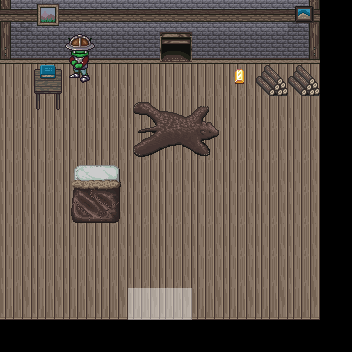

This is a level from a 2D game, rendered from its Tiled map with the project's own tilesets. A one-line summary and the complete map file follow:
An orthogonal 11x11 tile map with 32x32 px tiles, 6 tile layers (1, 2, 3, 4, ...).

<map version="1.0" tiledversion="1.1.0" orientation="orthogonal" renderorder="right-down" width="11" height="11" tilewidth="32" tileheight="32" infinite="0" nextobjectid="1">
 <tileset firstgid="1" source="rpg.tsx" />
 <layer name="1" width="11" height="11">
  <data encoding="csv">
6019,6019,6019,6019,6019,6019,6019,6019,6019,6019,0,
6019,6019,6019,6019,6019,6019,6019,6019,6019,6019,0,
6019,6019,6019,6019,6019,6019,6019,6019,6019,6019,0,
6019,6019,6019,6019,6019,6019,6019,6019,6019,6019,0,
6019,6019,6019,6019,6019,6019,6019,6019,6019,6019,0,
6019,6019,6019,6019,6019,6019,6019,6019,6019,6019,0,
6019,6019,6019,6019,6019,6019,6019,6019,6019,6019,0,
6019,6019,6019,6019,6019,6019,6019,6019,6019,6019,0,
6019,6019,6019,6019,6019,6019,6019,6019,6019,6019,0,
6147,6147,6147,6147,6147,6147,6147,6147,6147,6147,0,
0,0,0,0,0,0,0,0,0,0,0
</data>
 </layer>
 <layer name="2" width="11" height="11">
  <data encoding="csv">
0,0,0,0,0,0,0,0,0,0,0,
0,0,0,7182,0,0,0,0,0,0,0,
0,0,0,0,0,0,0,0,0,0,0,
0,0,0,0,6030,6031,6032,0,0,0,0,
0,0,0,0,6158,6159,6160,0,0,0,0,
0,0,0,0,0,0,0,0,0,0,0,
0,0,0,0,0,0,0,0,0,0,0,
0,0,0,0,0,0,3661,0,0,0,0,
0,0,0,0,0,0,0,0,0,0,0,
0,0,0,0,3788,3788,0,0,0,0,0,
0,0,0,0,0,0,0,0,0,0,0
</data>
 </layer>
 <layer name="3" width="11" height="11">
  <data encoding="csv">
5767,4355,4355,4355,4355,4355,4355,4355,4355,5896,0,
5895,5761,5761,5761,5761,5761,5761,5761,5761,6024,6788,
5293,0,0,0,0,0,0,0,0,0,6788,
5293,0,0,0,0,0,0,0,0,6788,6788,
5293,0,0,0,0,0,0,0,0,6788,6788,
5293,0,6669,6670,0,0,0,0,0,6788,6788,
5293,0,6797,6798,0,0,0,0,0,6788,6788,
5293,0,0,0,0,0,0,0,0,6788,6788,
5293,0,0,0,0,0,0,0,0,6788,6788,
5293,5293,5293,5293,0,0,5293,5293,5293,6788,6788,
6788,6788,6788,6788,6788,6788,6788,6788,6788,6788,6788
</data>
 </layer>
 <layer name="4" width="11" height="11">
  <data encoding="csv">
0,0,0,0,0,0,0,0,0,0,0,
0,0,89,0,0,0,0,0,0,0,0,
0,0,217,0,0,0,0,0,5902,5902,0,
0,0,0,0,0,0,0,0,0,0,0,
0,0,0,0,0,0,0,0,0,0,0,
0,0,0,0,0,0,0,0,0,0,0,
0,0,0,0,0,0,0,0,0,0,0,
0,0,0,0,0,0,0,0,0,0,0,
0,0,0,0,0,0,0,0,0,0,0,
0,0,0,0,0,0,0,0,0,0,0,
0,0,0,0,0,0,0,0,0,0,0
</data>
 </layer>
 <layer name="5" width="11" height="11">
  <data encoding="csv">
4358,4358,4358,4358,4358,4358,4358,4358,4358,4358,0,
0,0,0,0,0,4484,0,0,0,0,0,
0,5506,0,0,0,0,0,0,0,0,0,
6017,5634,0,0,0,0,0,0,0,0,0,
0,0,0,0,0,0,0,0,0,0,0,
0,0,0,0,0,0,0,0,0,0,0,
0,0,0,0,0,0,0,0,0,0,0,
0,0,0,0,0,0,0,0,0,0,0,
0,0,0,0,0,0,0,0,0,0,0,
0,0,0,0,0,0,0,0,0,0,0,
0,0,0,0,0,0,0,0,0,0,0
</data>
 </layer>
 <layer name="6" width="11" height="11">
  <data encoding="csv">
0,6023,0,0,0,0,0,0,0,6156,0,
0,0,0,0,0,0,0,0,0,0,0,
0,6157,0,0,0,0,0,1060,0,0,0,
0,0,0,0,0,0,0,0,0,0,0,
0,0,0,0,0,0,0,0,0,0,0,
0,0,0,0,0,0,0,0,0,0,0,
0,0,0,0,0,0,0,0,0,0,0,
0,0,0,0,0,0,0,0,0,0,0,
0,0,0,0,0,0,0,0,0,0,0,
0,0,0,0,0,0,0,0,0,0,0,
0,0,0,0,0,0,0,0,0,0,0
</data>
 </layer>
</map>